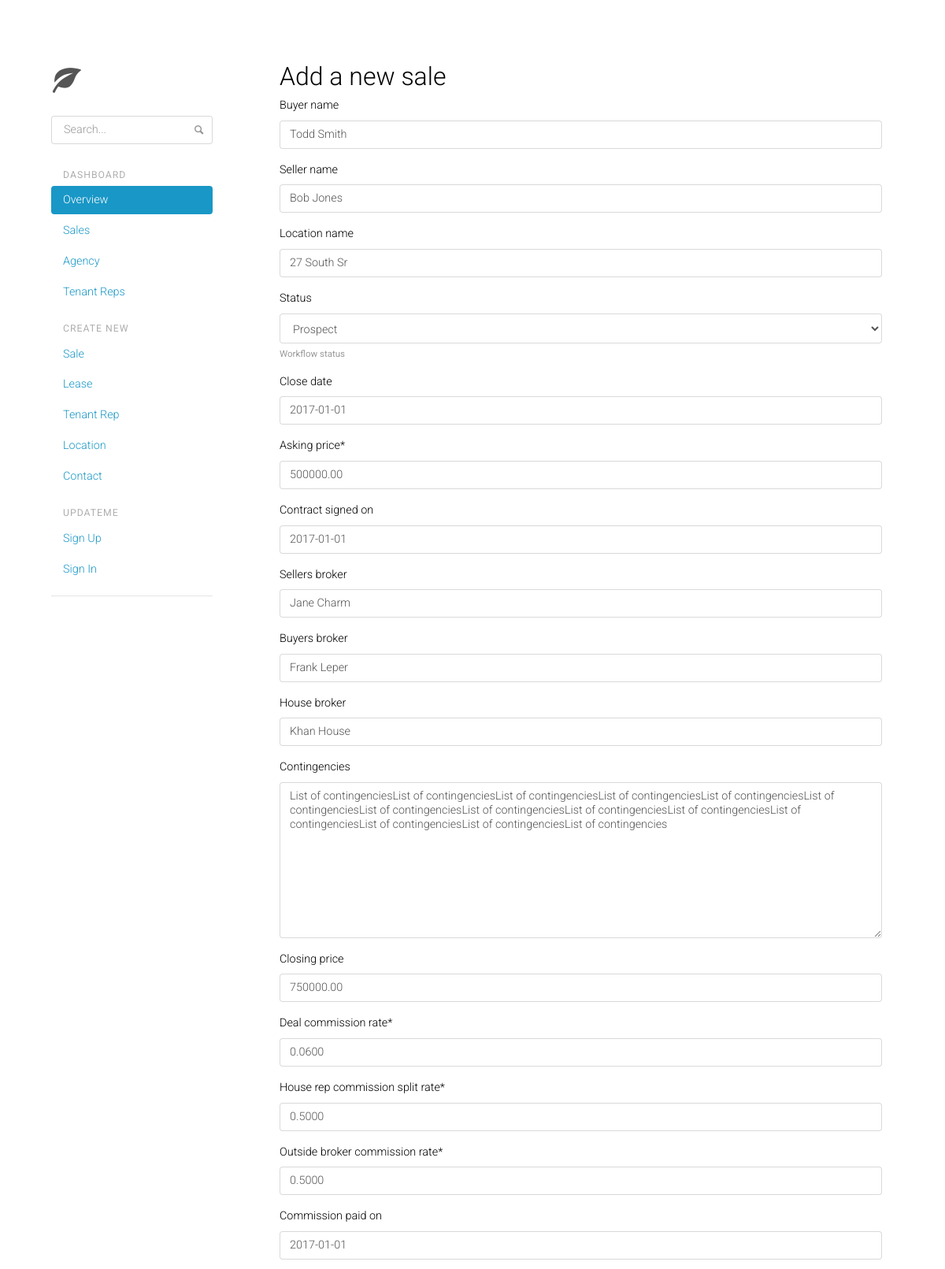
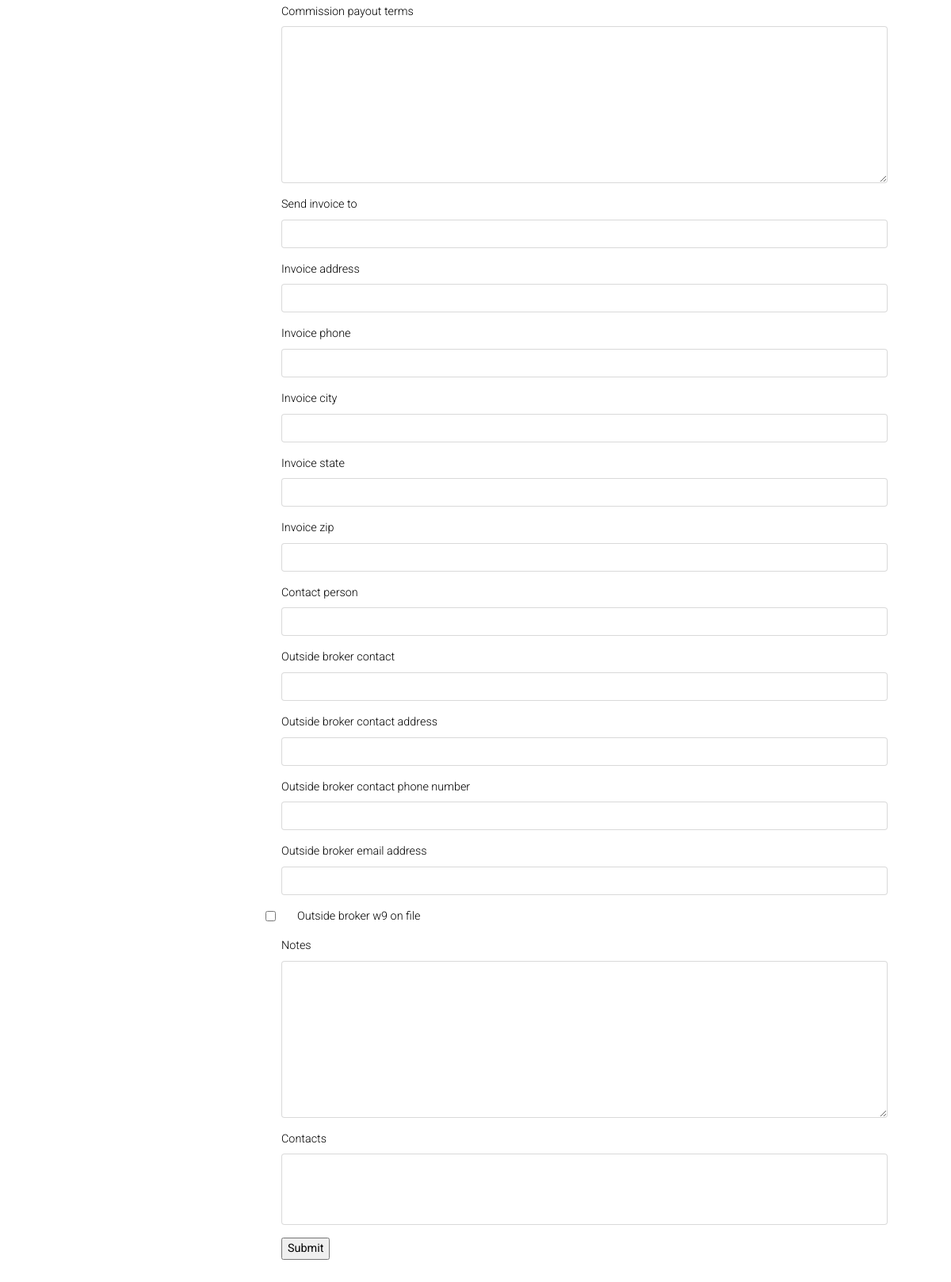
/commissions/sale/2/update/, run on the app's committed database (2 pictures, top to bottom).
### commissions/models.py (models this page shows, shortened)
class Sale(TimeStampedModel):
    buyer_name = models.CharField(max_length=80, blank=True)
    seller_name = models.CharField(max_length=80, blank=True)
    location_name = models.CharField(max_length=120, blank=True)
    status = models.CharField(max_length=3, choices=SALE_WORKFLOW_STATUS, blank=True, default=0, help_text="Workflow status")
    transaction_close_date = models.DateField("close date", blank=True, null=True)
    asking_price = models.DecimalField(decimal_places=2, null=False, blank=False, max_digits=20, default=0)
    contract_execution_date = models.DateField("contract signed on", blank=True, null=True)
    sellers_broker = models.CharField(max_length=80, blank=True)
    buyers_broker = models.CharField(max_length=80, blank=True)
    house_broker = models.CharField(max_length=80, blank=True)
    contingencies = models.TextField(max_length=1000, blank=True)
    closing_price = models.DecimalField(decimal_places=2, null=True, blank=True, max_digits=20, default=0)
    deal_commission_rate = models.DecimalField(decimal_places=4, default=1.000, max_digits=5)
    house_rep_commission_split_rate = models.DecimalField(decimal_places=4, max_digits=5, default=1)
    outside_broker_commission_rate = models.DecimalField(decimal_places=4, default=0, max_digits=5)
    commission_due_date = models.DateField("commission paid on", blank=True, null=True)
    commission_payout_terms = models.TextField(max_length=1000, blank=True)
    send_invoice_to = models.CharField(max_length=120, blank=True)
    invoice_address = models.CharField(max_length=100, blank=True)
    invoice_phone = models.CharField(max_length=15, blank=True)
    invoice_city = models.CharField(max_length=30, blank=True)
    invoice_state = models.CharField(max_length=20, blank=True)
    invoice_zip = models.CharField(max_length=12, blank=True)
    contact_person = models.CharField(max_length=80, blank=True)
    outside_broker_contact = models.CharField(max_length=80, blank=True)
    outside_broker_contact_address = models.CharField(max_length=100, blank=True)
    outside_broker_contact_phone_number = models.CharField(max_length=15, blank=True)
    outside_broker_email_address = models.EmailField(blank=True)
    outside_broker_w9_on_file = models.BooleanField(default=False)
    notes = models.TextField(blank=True)
    contacts = models.ManyToManyField('Contact', blank=True)
    class Meta:
        ordering = ["location_name"]

### commissions/views.py (the view)
# urls.py: url(r'^sale/(?P<pk>\d+)/update/$', views.SaleUpdateView.as_view(), name='sale-update'),
class SaleUpdateView(UpdateView):
    model = Sale
    fields = '__all__'

### commissions/templates/commissions/sale_form.html (shortened to what this page needs)
{% extends "base.html" %}
{% load crispy_forms_tags %}
{% block content %}
<div class="container">
  <h2> Add a new sale </h2>
<form action="" method="post">
    <table>
      {{ form|crispy }}
    </table>
    <input type="submit" value="Submit" />
</form>
</div>
{% endblock %}

### commissions/static/css/application.css (style rules this page uses)
body { padding-top: 20px; padding-bottom: 20px; }
@media (min-width: 768px) { body { padding-top: 50px; padding-bottom: 50px; } }
h1, h2, h3, h4, h5, h6, .h1, .h2, .h3, .h4, .h5, .h6 { margin-top: 0; }

### commissions/static/css/docs.css (style rules this page uses)
body { overflow-x: hidden; padding-bottom: 40px; }

### commissions/static/css/style.css (style rules this page uses)
body { padding-top: 5rem; background-color: white; }

### commissions/templates/base.html (style rules this page uses)
body { width: 1px; min-width: 100%; *width: 100%; }

### data on the page
Sale: buyer_name "Todd Smith", seller_name "Bob Jones", location_name "27 South Sr", status "Prospect", transaction_close_date "2017-01-01", asking_price "500000.00", contract_execution_date "2017-01-01", sellers_broker "Jane Charm", buyers_broker "Frank Leper", house_broker "Khan House", contingencies "List of contingenciesList of contingenciesList of contingenciesList of contingenciesList of contingenciesList of contingenciesList of contingenciesList of contingenciesList of contingenciesList of contingenciesList of contingenciesList of contingenciesList of contingenciesList of contingencies", closing_price "750000.00", deal_commission_rate "0.0600", house_rep_commission_split_rate "0.5000", outside_broker_commission_rate "0.5000", commission_due_date "2017-01-01"
